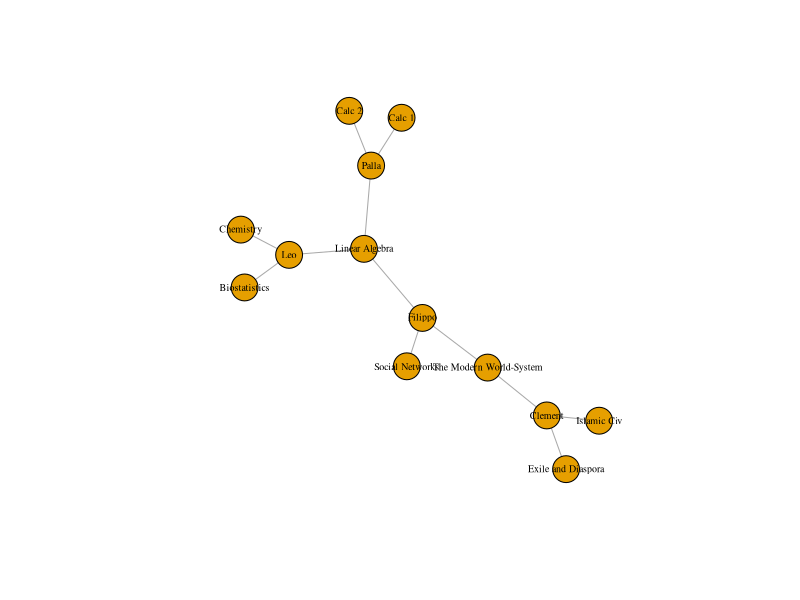

R code for this plot:
#!/usr/bin/env Rscript

######################################################################
# @author      : Linus Fernandes (linusfernandes at gmail dot com)
# @file        : affiliations
# @created     : Saturday Oct 28, 2023 05:28:02 IST
#
# @description :
######################################################################
library(igraph)
library(reshape2)
classes_data <- data.frame(name = c("Leo", "Clement", "Palla", "Filippo"), class1 = c("Biostatistics","Islamic Civ", "Calc 1", "Linear Algebra"), class2 = c("Chemistry", "The Modern World-System", "Calc 2", "Social Networks"), class3 = c("Linear Algebra", "Exile and Diaspora", "Linear Algebra", "The Modern World-System"), stringsAsFactors = FALSE)
classes_data <- melt(classes_data, measure.vars = c("class1", "class2","class3"), value.name = "classes", variable.name = "order")
print(classes_data)
classes_data <- subset(classes_data, select = c("name", "classes"))
print(classes_data)
classesMatrix = table(classes_data)
class(classesMatrix) <- "matrix"
# And we convert it from a table to a matrix
print(classesMatrix)
classesNet <- graph.incidence(classesMatrix, mode = c("all"))
plot(classesNet, vertex.label.cex = .6, vertex.label.color = "black")
